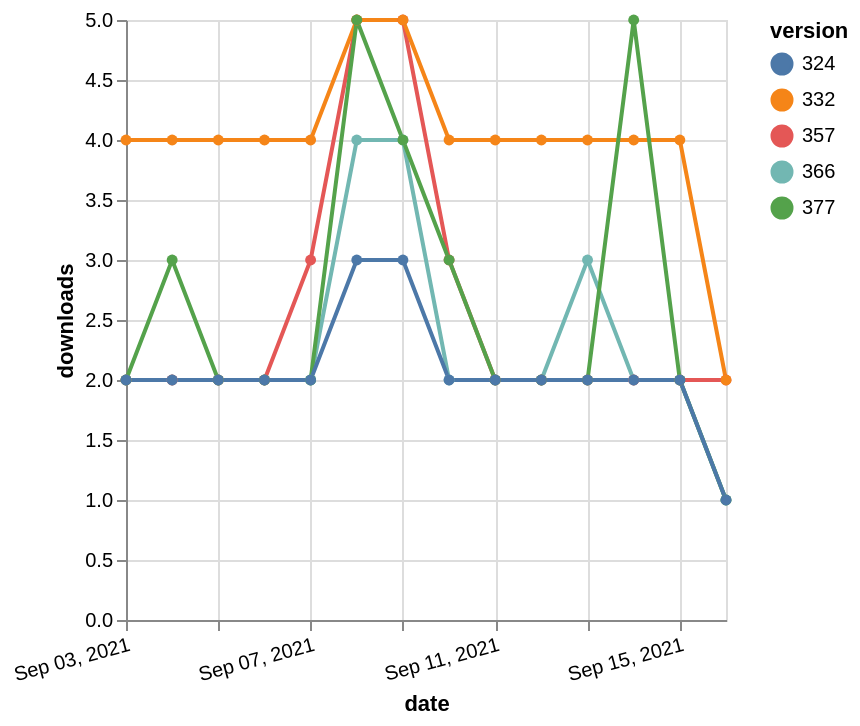

Express this chart as Vega-Lite.
### Vega-Lite specification from a JSON file in a GitHub repository (floating-point values rounded to 4 significant figures)
{"$schema": "https://vega.github.io/schema/vega-lite/v5.json", "description": "A simple bar chart with embedded data.", "data": {"values": [{"date": "2021-09-03", "total": 2539, "delta": 2, "version": "366"}, {"date": "2021-09-04", "total": 2541, "delta": 2, "version": "366"}, {"date": "2021-09-05", "total": 2543, "delta": 2, "version": "366"}, {"date": "2021-09-06", "total": 2545, "delta": 2, "version": "366"}, {"date": "2021-09-07", "total": 2547, "delta": 2, "version": "366"}, {"date": "2021-09-08", "total": 2551, "delta": 4, "version": "366"}, {"date": "2021-09-09", "total": 2555, "delta": 4, "version": "366"}, {"date": "2021-09-10", "total": 2557, "delta": 2, "version": "366"}, {"date": "2021-09-11", "total": 2559, "delta": 2, "version": "366"}, {"date": "2021-09-12", "total": 2561, "delta": 2, "version": "366"}, {"date": "2021-09-13", "total": 2564, "delta": 3, "version": "366"}, {"date": "2021-09-14", "total": 2566, "delta": 2, "version": "366"}, {"date": "2021-09-15", "total": 2568, "delta": 2, "version": "366"}, {"date": "2021-09-16", "total": 2569, "delta": 1, "version": "366"}, {"date": "2021-09-03", "total": 2970, "delta": 2, "version": "357"}, {"date": "2021-09-04", "total": 2972, "delta": 2, "version": "357"}, {"date": "2021-09-05", "total": 2974, "delta": 2, "version": "357"}, {"date": "2021-09-06", "total": 2976, "delta": 2, "version": "357"}, {"date": "2021-09-07", "total": 2979, "delta": 3, "version": "357"}, {"date": "2021-09-08", "total": 2984, "delta": 5, "version": "357"}, {"date": "2021-09-09", "total": 2989, "delta": 5, "version": "357"}, {"date": "2021-09-10", "total": 2992, "delta": 3, "version": "357"}, {"date": "2021-09-11", "total": 2994, "delta": 2, "version": "357"}, {"date": "2021-09-12", "total": 2996, "delta": 2, "version": "357"}, {"date": "2021-09-13", "total": 2998, "delta": 2, "version": "357"}, {"date": "2021-09-14", "total": 3000, "delta": 2, "version": "357"}, {"date": "2021-09-15", "total": 3002, "delta": 2, "version": "357"}, {"date": "2021-09-16", "total": 3004, "delta": 2, "version": "357"}, {"date": "2021-09-03", "total": 5125, "delta": 4, "version": "332"}, {"date": "2021-09-04", "total": 5129, "delta": 4, "version": "332"}, {"date": "2021-09-05", "total": 5133, "delta": 4, "version": "332"}, {"date": "2021-09-06", "total": 5137, "delta": 4, "version": "332"}, {"date": "2021-09-07", "total": 5141, "delta": 4, "version": "332"}, {"date": "2021-09-08", "total": 5146, "delta": 5, "version": "332"}, {"date": "2021-09-09", "total": 5151, "delta": 5, "version": "332"}, {"date": "2021-09-10", "total": 5155, "delta": 4, "version": "332"}, {"date": "2021-09-11", "total": 5159, "delta": 4, "version": "332"}, {"date": "2021-09-12", "total": 5163, "delta": 4, "version": "332"}, {"date": "2021-09-13", "total": 5167, "delta": 4, "version": "332"}, {"date": "2021-09-14", "total": 5171, "delta": 4, "version": "332"}, {"date": "2021-09-15", "total": 5175, "delta": 4, "version": "332"}, {"date": "2021-09-16", "total": 5177, "delta": 2, "version": "332"}, {"date": "2021-09-03", "total": 2188, "delta": 2, "version": "377"}, {"date": "2021-09-04", "total": 2191, "delta": 3, "version": "377"}, {"date": "2021-09-05", "total": 2193, "delta": 2, "version": "377"}, {"date": "2021-09-06", "total": 2195, "delta": 2, "version": "377"}, {"date": "2021-09-07", "total": 2197, "delta": 2, "version": "377"}, {"date": "2021-09-08", "total": 2202, "delta": 5, "version": "377"}, {"date": "2021-09-09", "total": 2206, "delta": 4, "version": "377"}, {"date": "2021-09-10", "total": 2209, "delta": 3, "version": "377"}, {"date": "2021-09-11", "total": 2211, "delta": 2, "version": "377"}, {"date": "2021-09-12", "total": 2213, "delta": 2, "version": "377"}, {"date": "2021-09-13", "total": 2215, "delta": 2, "version": "377"}, {"date": "2021-09-14", "total": 2220, "delta": 5, "version": "377"}, {"date": "2021-09-15", "total": 2222, "delta": 2, "version": "377"}, {"date": "2021-09-16", "total": 2223, "delta": 1, "version": "377"}, {"date": "2021-09-03", "total": 2671, "delta": 2, "version": "324"}, {"date": "2021-09-04", "total": 2673, "delta": 2, "version": "324"}, {"date": "2021-09-05", "total": 2675, "delta": 2, "version": "324"}, {"date": "2021-09-06", "total": 2677, "delta": 2, "version": "324"}, {"date": "2021-09-07", "total": 2679, "delta": 2, "version": "324"}, {"date": "2021-09-08", "total": 2682, "delta": 3, "version": "324"}, {"date": "2021-09-09", "total": 2685, "delta": 3, "version": "324"}, {"date": "2021-09-10", "total": 2687, "delta": 2, "version": "324"}, {"date": "2021-09-11", "total": 2689, "delta": 2, "version": "324"}, {"date": "2021-09-12", "total": 2691, "delta": 2, "version": "324"}, {"date": "2021-09-13", "total": 2693, "delta": 2, "version": "324"}, {"date": "2021-09-14", "total": 2695, "delta": 2, "version": "324"}, {"date": "2021-09-15", "total": 2697, "delta": 2, "version": "324"}, {"date": "2021-09-16", "total": 2698, "delta": 1, "version": "324"}]}, "width": "container", "mark": {"type": "line", "point": {"filled": true}}, "encoding": {"x": {"field": "date", "type": "temporal", "timeUnit": "yearmonthdate", "title": "date", "axis": {"labelAngle": -15}}, "y": {"field": "delta", "type": "quantitative", "title": "downloads"}, "color": {"field": "version", "type": "nominal"}, "tooltip": {"field": "delta"}}}
